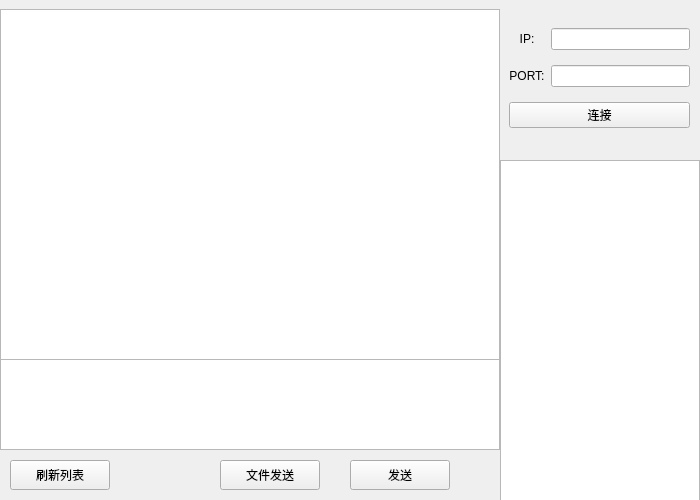
<?xml version="1.0" encoding="UTF-8"?>
<ui version="4.0">
 <class>Chat</class>
 <widget class="QWidget" name="Chat">
  <property name="geometry">
   <rect>
    <x>0</x>
    <y>0</y>
    <width>700</width>
    <height>500</height>
   </rect>
  </property>
  <property name="windowTitle">
   <string>聊天室</string>
  </property>
  <widget class="QWidget" name="widget" native="true">
   <property name="geometry">
    <rect>
     <x>0</x>
     <y>0</y>
     <width>700</width>
     <height>500</height>
    </rect>
   </property>
   <widget class="QListWidget" name="msgList">
    <property name="geometry">
     <rect>
      <x>0</x>
      <y>9</y>
      <width>500</width>
      <height>351</height>
     </rect>
    </property>
   </widget>
   <widget class="QTextEdit" name="sendEdit">
    <property name="geometry">
     <rect>
      <x>0</x>
      <y>359</y>
      <width>500</width>
      <height>91</height>
     </rect>
    </property>
    <property name="styleSheet">
     <string notr="true">font: 16pt &quot;黑体&quot;;</string>
    </property>
   </widget>
   <widget class="QPushButton" name="sendBtn">
    <property name="geometry">
     <rect>
      <x>350</x>
      <y>460</y>
      <width>100</width>
      <height>30</height>
     </rect>
    </property>
    <property name="styleSheet">
     <string notr="true">font: 12pt &quot;黑体&quot;;</string>
    </property>
    <property name="text">
     <string>发送</string>
    </property>
   </widget>
   <widget class="QListWidget" name="fileList">
    <property name="geometry">
     <rect>
      <x>500</x>
      <y>160</y>
      <width>200</width>
      <height>341</height>
     </rect>
    </property>
   </widget>
   <widget class="QPushButton" name="fileBtn">
    <property name="geometry">
     <rect>
      <x>220</x>
      <y>460</y>
      <width>100</width>
      <height>30</height>
     </rect>
    </property>
    <property name="styleSheet">
     <string notr="true">font: 12pt &quot;黑体&quot;;</string>
    </property>
    <property name="text">
     <string>文件发送</string>
    </property>
   </widget>
   <widget class="QPushButton" name="refreshBtn">
    <property name="geometry">
     <rect>
      <x>10</x>
      <y>460</y>
      <width>100</width>
      <height>30</height>
     </rect>
    </property>
    <property name="styleSheet">
     <string notr="true">font: 12pt &quot;黑体&quot;;</string>
    </property>
    <property name="text">
     <string>刷新列表</string>
    </property>
   </widget>
   <widget class="QWidget" name="gridLayoutWidget">
    <property name="geometry">
     <rect>
      <x>509</x>
      <y>19</y>
      <width>181</width>
      <height>121</height>
     </rect>
    </property>
    <layout class="QGridLayout" name="gridLayout">
     <item row="2" column="0" colspan="4">
      <widget class="QPushButton" name="connBtn">
       <property name="styleSheet">
        <string notr="true">font: 12pt &quot;黑体&quot;;</string>
       </property>
       <property name="text">
        <string>连接</string>
       </property>
      </widget>
     </item>
     <item row="0" column="0" colspan="3">
      <widget class="QLabel" name="ipLb">
       <property name="styleSheet">
        <string notr="true">font: 10pt &quot;黑体&quot;;</string>
       </property>
       <property name="text">
        <string>IP:</string>
       </property>
       <property name="alignment">
        <set>Qt::AlignCenter</set>
       </property>
      </widget>
     </item>
     <item row="1" column="0" colspan="3">
      <widget class="QLabel" name="portLb">
       <property name="styleSheet">
        <string notr="true">font: 10pt &quot;黑体&quot;;</string>
       </property>
       <property name="text">
        <string>PORT:</string>
       </property>
       <property name="alignment">
        <set>Qt::AlignCenter</set>
       </property>
      </widget>
     </item>
     <item row="0" column="3">
      <widget class="QLineEdit" name="ipEdit"/>
     </item>
     <item row="1" column="3">
      <widget class="QLineEdit" name="portEdit"/>
     </item>
    </layout>
   </widget>
  </widget>
 </widget>
 <resources/>
 <connections/>
</ui>
